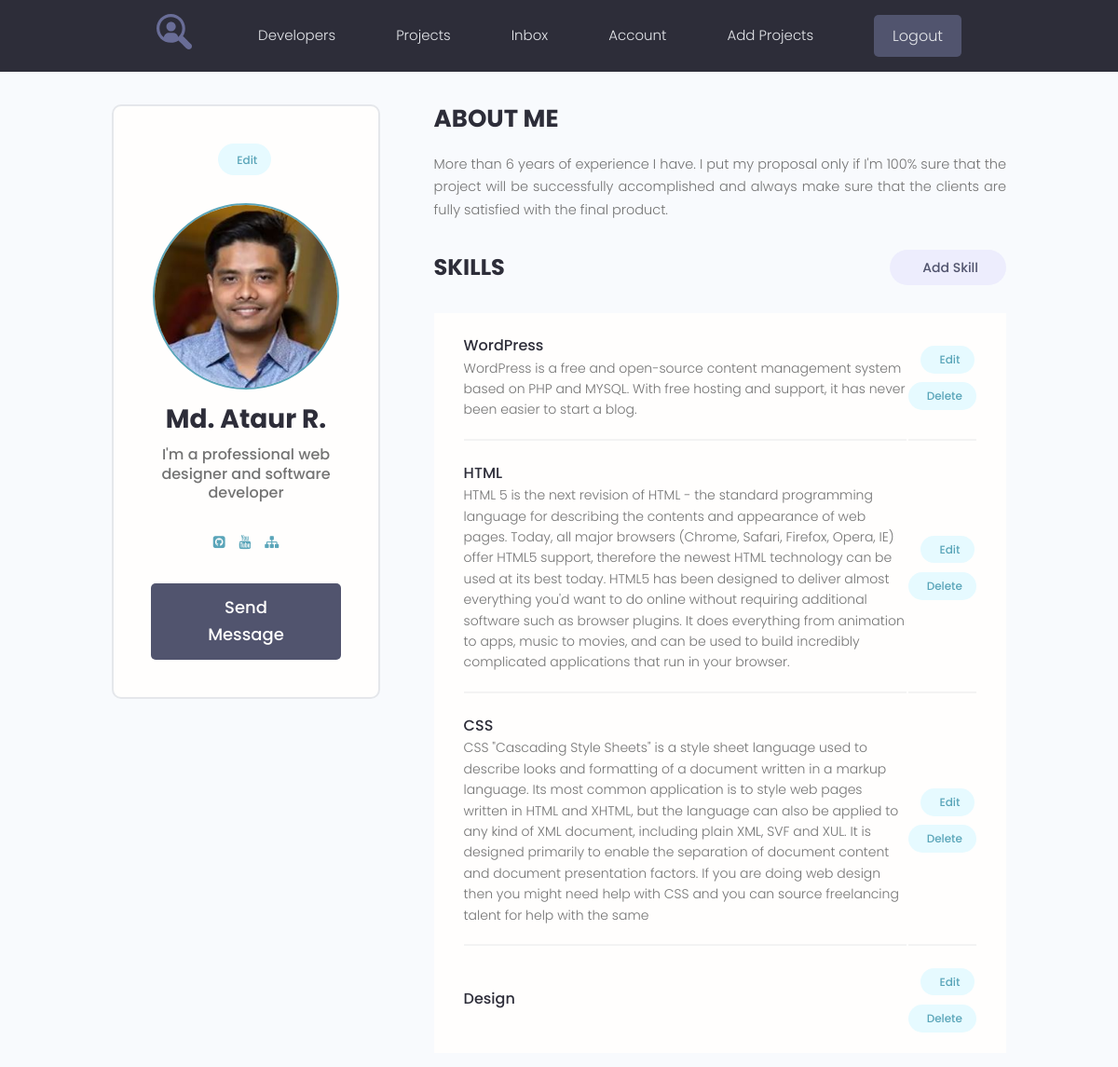
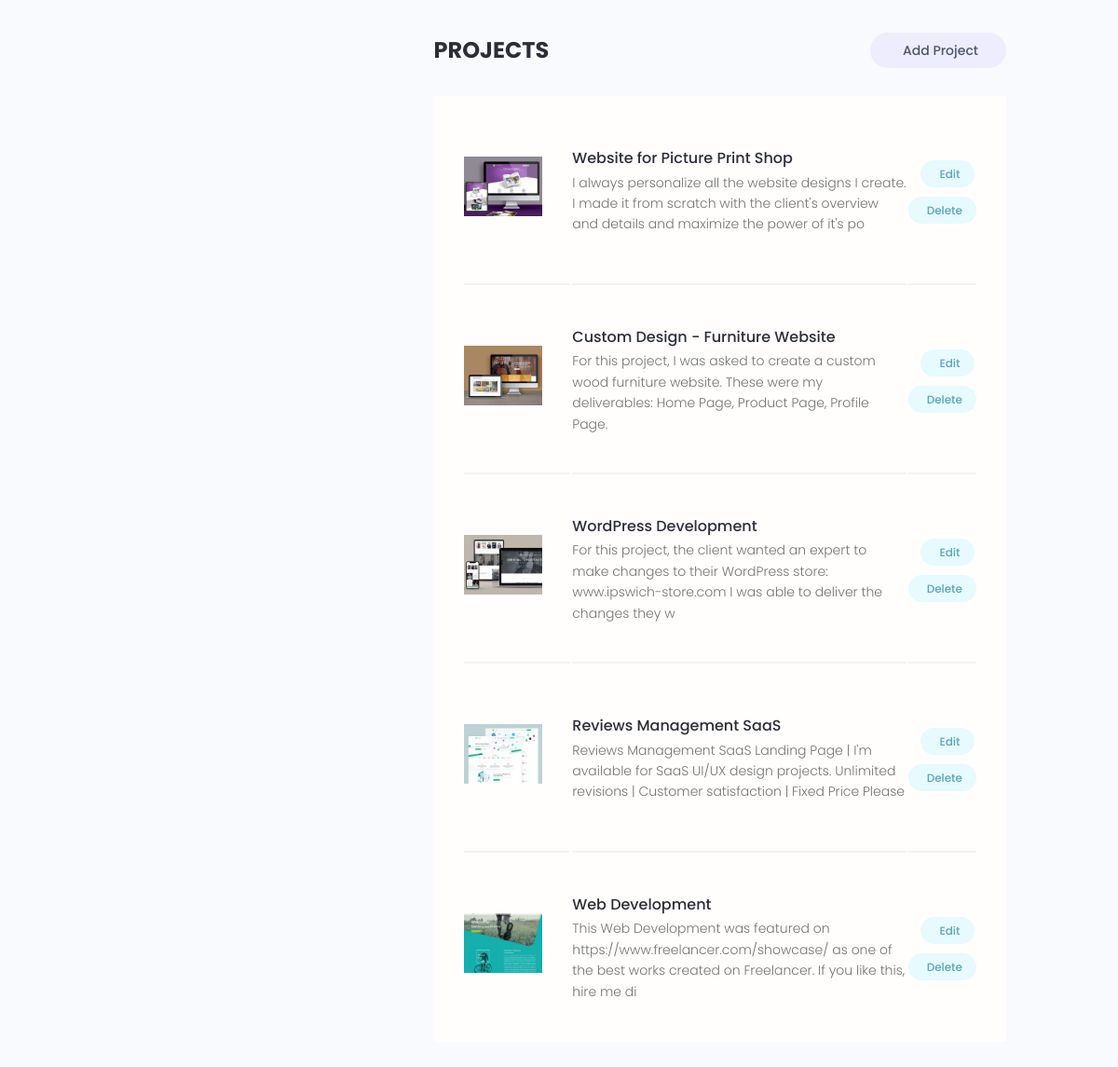
/account/ (signed in), run on the app's committed database (2 pictures, top to bottom).
### users/models.py (models this page shows, shortened)
class Profile(models.Model):
    user = models.OneToOneField(User, on_delete=models.CASCADE, null=True, blank=True)
    name = models.CharField(max_length=200, blank=True, null=True)
    email = models.EmailField(max_length=200, blank=True, null=True)
    username = models.CharField(max_length=200, blank=True, null=True)
    short_info = models.CharField(max_length=200, blank=True, null=True)
    bio = models.TextField(blank=True, null=True)
    profile_image = models.ImageField(upload_to="profiles/", default="profiles/user-default.png")
    social_github = models.CharField(max_length=200, blank=True, null=True)
    social_youtube = models.CharField(max_length=200, blank=True, null=True)
    social_website = models.CharField(max_length=200, blank=True, null=True)
    created = models.DateTimeField(auto_now_add=True)

class Skill(models.Model):
    owner = models.ForeignKey(Profile, on_delete=models.CASCADE, blank=True, null=True)
    name = models.CharField(max_length=200, blank=True, null=True)
    description = models.TextField(blank=True, null=True)
    created = models.DateTimeField(auto_now_add=True)

### projects/models.py (models this page shows, shortened)
class Project(models.Model):
    owner = models.ForeignKey(Profile, on_delete=models.SET_NULL, null=True)
    title = models.CharField(max_length=200)
    description = models.TextField(blank=True, null=True)
    featured_image = models.ImageField(upload_to='projects/%Y/%m/%d/', default='default.jpg')
    demo_link = models.CharField(max_length=200, blank=True, null=True)
    source_link = models.CharField(max_length=200, blank=True, null=True)
    tags = models.ManyToManyField('Tag', blank=True)
    vote_total = models.IntegerField(default=0)
    vote_ratio = models.IntegerField(default=0)
    created = models.DateTimeField(auto_now_add=True)

### users/views.py (the view)
# urls.py: path('account/', views.user_account, name="account"),
@login_required(login_url='login')
def user_account(request):
    prof = request.user.profile #авторизация профиля
    skills = prof.skill_set.all()
    projects = prof.project_set.all()
    context = {
        'profile': prof,
        'skills': skills,
        'projects': projects
    }
    return render(request, 'users/account.html', context)

### users/templates/users/account.html (shortened to what this page needs)
{% extends 'projects/base.html' %}
{% load static %}
{% block content %}
  <main class="settingsPage profile my-md">
    <div class="container">
      <div class="layout">
        <div class="column column--1of3">
          <div class="card text-center">
            <div class="card__body dev">
              <a class="tag tag--pill tag--main settings__btn" href="{% url 'edit-account' %}"> Edit</a>
              <img class="avatar avatar--xl dev__avatar" src="{{ profile.profile_image.url }}" />
              <h2 class="dev__name">{{ profile.name }}</h2>
              <p class="dev__title">{{ profile.short_info }}</p>
               <ul class="dev__social">
                {% if profile.social_github %}
                <li>
                  <a title="Github" href="{{ profile.social_github }}" target="_blank"><i class="fa fa-github-square"></i></a>
                </li>
                {% endif %}
                {% if profile.social_youtube %}
                <li>
                  <a title="Youtube" href="{{ profile.social_youtube }}" target="_blank"><i class="fa fa-youtube"></i></a>
                </li>
                {% endif %}
                {% if profile.social_website %}
                <li>
                  <a title="Personal Website" href="{{ profile.social_website }}" target="_blank"><i class="fa fa-sitemap"></i></a>
                </li>
                {% endif %}
              </ul>
              <a href="#" class="btn btn--sub btn--lg">Send Message </a>
            </div>
          </div>
        </div>
        <div class="column column--2of3">
          <div class="devInfo">
            <h3 class="devInfo__title">About Me</h3>
            <p class="devInfo__about">
              {{ profile.bio }}
            </p>
          </div>
          <div class="settings">
            <h3 class="settings__title">Skills</h3>
            <a class="tag tag--pill tag--sub settings__btn tag--lg" href="{% url 'create_skill' %}"> Add Skill</a>
          </div>
          <table class="settings__table">
            {% for skill in skills %}
            <tr>
              <td class="settings__tableInfo">
                <h4>{{ skill.name }}</h4>
                <p>
                  {{ skill.description }}
                </p>
              </td>
              <td class="settings__tableActions">
                <a class="tag tag--pill tag--main settings__btn" href="{% url 'update_skill' skill.id %}"> Edit</a>
                <a class="tag tag--pill tag--main settings__btn" href="{% url 'delete_skill' skill.id %}">
                  Delete</a>
              </td>
            </tr>
            {% endfor %}
          </table>
          <div class="settings">
            <h3 class="settings__title">Projects</h3>
            <a class="tag tag--pill tag--sub settings__btn tag--lg" href="{% url 'create-project' %}"> Add Project</a>
          </div>
          <table class="settings__table">
            {% for project in projects %}
            <tr>
              <td class="settings__thumbnail">
                <a href="{% url 'project' project.id %}"><img src="{{ project.featured_image.url}}" alt="Project Thumbnail" /></a>
              </td>
              <td class="settings__tableInfo">
                <a href="{% url 'project' project.id %}">{{ project.title }}</a>
                <p>
                  {{ project.description|slice:'150' }}
                </p>
              </td>
              <td class="settings__tableActions">
                <a class="tag tag--pill tag--main settings__btn" href="{% url 'update_project' project.id %}"> Edit</a>
                <a class="tag tag--pill tag--main settings__btn" href="{% url 'delete_project' project.id %}">
                  Delete</a>
              </td>
            </tr>
            {% endfor %}
          </table>
        </div>
      </div>
    </div>
  </main>
{% endblock %}

### projects/static/styles/app.css (style rules this page uses)
:root { --color-sub: #2d2d39; }
.btn--sub { background-color: var(--color-sub-light); }
.card { border: 2px solid var(--color-light); }
img { width: 100%; }
.profile .card > .dev { padding: 4rem; }
.dev__avatar { display: block; margin: auto; }
.dev__name { color: var(--color-sub); font-size: 2.8rem; font-weight: 700; margin-top: 1rem; margin-bottom: 0.5rem; }
.dev__title { font-size: 1.6rem; font-weight: 500; line-height: 1.3; }
.dev__social { margin: 3rem 0; list-style: none; display: flex; justify-content: center; gap: 1.5rem; }
.devInfo { margin-bottom: 3rem; }
.devInfo__title, .devInfo__subtitle { font-size: 2.6rem; color: var(--color-sub); text-transform: uppercase; font-weight: 700; margin-bottom: 1.5rem; }
.devInfo__about, .devSkill__info { font-size: 1.45rem; line-height: 1.7; text-align: justify; }
.settingsPage .dev > .settings__btn { display: inline-block; margin-bottom: 3rem; }
.settings { display: flex; justify-content: space-between; align-items: center; }
.settings__title { font-size: 2.4rem; text-transform: uppercase; font-weight: 700; color: var(--color-sub); }
.settings__table { margin-top: 3rem; margin-bottom: 5rem; padding: 0 3rem; background: var(--color-white); }
.settings__table tr { width: 100%; }
.settings__table tr > td { padding: 2rem 0; }
.settings__table tr:not(:last-child) td { border-bottom: 2px solid var(--color-white-light); }
.settings__thumbnail { width: 23%; min-width: 10rem; }
.settings__thumbnail img { padding-right: 3rem; height: 15rem; object-fit: contain; }
.settings__tableInfo { width: 100%; }
.settings__tableInfo h4, .settings__tableInfo a { padding-right: 1rem; width: auto; font-size: 1.6rem; font-weight: 500; color: var(--color-sub); }
.settings__tableInfo p { font-size: 1.4rem; }
.settings__tableActions { text-align: right; }

### projects/static/uikit/styles/modules/_variables.css (style rules this page uses)
:root { --color-main: #5aa5b9; --color-main-light: #e6faff; --color-sub: #3f4156; --color-sub-light: #51546e; --color-sub-lighter: #ededfd; --color-text: #737373; --color-gray: #8b8b8b; --color-light: #e5e7eb; --color-light-gray: #767676; --color-bg: #f8fafd; --color-white: #fffefd; --color-white-light: #f3f3f3; --color-success: #359e64; --color-success-bg: #def8e8; --color-error: #fc4b0b; --color-error-bg: #fff2ee; --font-base: 'Poppins', arial, helvetica, 'Segoe UI', roboto, ubuntu, sans-serif; --font-monospace: 'Fira Code', 'Courier New', courier, monospace; --font-regular: 300; --font-medium: 500; --font-bold: 700; --generic-shadow: 1px 1px 5px #00000010; --generic-transition: all 0.3s ease-in-out; }

### projects/static/uikit/styles/modules/_base.css (style rules this page uses)
* { margin: 0; padding: 0; box-sizing: border-box; text-rendering: optimizeLegibility; color: inherit; font-size: inherit; }
html { font-size: 50%; }
@media only screen and (min-width: 480px) { html { font-size: 56.25%; } }
@media only screen and (min-width: 1200px) { html { font-size: 62.5%; } }
body { line-height: 1.6; font-weight: 400; font-size: 1.5rem; color: var(--color-text); background-color: var(--color-bg); min-height: 100vh; }

### projects/static/uikit/styles/modules/_typography.css (style rules this page uses)
* { font-family: var(--font-base); }
h2 { font-size: 3.6rem; font-weight: var(--font-bold); }
h3 { font-size: 3.2rem; font-weight: var(--font-medium); }
h4 { font-size: 2.8rem; font-weight: var(--font-medium); }
p, span, strong { font-size: 1.6rem; color: var(--color-text); font-weight: var(--font-regular); }
a { padding-bottom: 2px; text-decoration: none; display: inline-block; color: var(--color-main); font-weight: var(--font-medium); }

### projects/static/uikit/styles/modules/_utilities.css (style rules this page uses)
.container { width: 92%; max-width: 165rem; margin: 0 auto; box-sizing: border-box; }
@media screen and (min-width: 1000px) { .container { width: 90%; } }
@media screen and (min-width: 1200px) { .container { width: 80%; } }
.text-center { text-align: center; }
.my-md { margin: 3rem auto; }

### projects/static/uikit/styles/modules/_avatar.css (style rules this page uses)
.avatar { border-radius: 50%; border: 2px solid var(--color-main); object-fit: cover; }
.avatar--xl { height: 20rem; width: 20rem; }

### projects/static/uikit/styles/modules/_card.css (style rules this page uses)
.card { border-radius: 1rem; background-color: var(--color-white); border: 1.5px solid var(--color-light); width: auto; height: auto; margin-top: 0.5rem; margin-bottom: 0.5rem; overflow: hidden; }
.card__body, .card__header { padding: 2rem 2.5rem; }

### projects/static/uikit/styles/modules/_layout.css (style rules this page uses)
.layout { display: flex; flex-flow: row wrap; justify-content: space-between; }
.layout > .column { margin-bottom: 3rem; }
.layout > .column.column--1of3 { flex-basis: 30%; }
.layout > .column.column--2of3 { flex-basis: 64%; }

### data on the page
Profile: profile_image (picture), name "Md. Ataur R.", short_info "I'm a professional web designer and software developer", bio "More than 6 years of experience I have. I put my proposal only if I'm 100% sure that the project will be successfully accomplished and always make sure that the clients are fully satisfied with the final product."
Skill: name "WordPress", description "WordPress is a free and open-source content management system based on PHP and MYSQL. With free hosting and support, it has never been easier to start a blog."
Skill: name "HTML", description "HTML 5 is the next revision of HTML - the standard programming language for describing the contents and appearance of web pages. Today, all major browsers (Chrome, Safari, Firefox, Opera, IE) offer HTML5 support, therefore the newest HTML technology can be used at its best today. HTML5 has been designed to deliver almost everything you'd want to do online without requiring additional software such as browser plugins. It does everything from animation to apps, music to movies, and can be used to build incredibly complicated applications that run in your browser."
Skill: name "CSS", description "CSS \"Cascading Style Sheets\" is a style sheet language used to describe looks and formatting of a document written in a markup language. Its most common application is to style web pages written in HTML and XHTML, but the language can also be applied to any kind of XML document, including plain XML, SVF and XUL. It is designed primarily to enable the separation of document content and document presentation factors. If you are doing web design then you might need help with CSS and you can source freelancing talent for help with the same"
Skill: name "Design"
Project: featured_image (picture), title "Website for Picture Print Shop", description "I always personalize all the website designs I create. I made it from scratch with the client's overview and details and maximize the power of it's po"
Project: featured_image (picture), title "Custom Design - Furniture Website", description "For this project, I was asked to create a custom wood furniture website. These were my deliverables: Home Page, Product Page, Profile Page."
Project: featured_image (picture), title "WordPress Development", description "For this project, the client wanted an expert to make changes to their WordPress store: www.ipswich-store.com I was able to deliver the changes they w"
Project: featured_image (picture), title "Reviews Management SaaS", description "Reviews Management SaaS Landing Page | I'm available for SaaS UI/UX design projects. Unlimited revisions | Customer satisfaction | Fixed Price Please"
Project: featured_image (picture), title "Web Development", description "This Web Development was featured on https://www.freelancer.com/showcase/ as one of the best works created on Freelancer. If you like this, hire me di"
